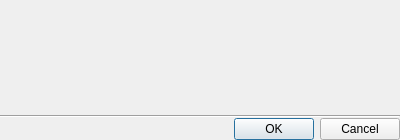
<?xml version="1.0" encoding="UTF-8"?>
<ui version="4.0">
 <class>CameraCredentialsDialog</class>
 <widget class="QDialog" name="CameraCredentialsDialog">
  <property name="windowModality">
   <enum>Qt::ApplicationModal</enum>
  </property>
  <property name="geometry">
   <rect>
    <x>0</x>
    <y>0</y>
    <width>400</width>
    <height>140</height>
   </rect>
  </property>
  <property name="windowTitle">
   <string>Authentication credentials</string>
  </property>
  <property name="modal">
   <bool>true</bool>
  </property>
  <layout class="QVBoxLayout" name="verticalLayout">
   <property name="spacing">
    <number>0</number>
   </property>
   <property name="leftMargin">
    <number>0</number>
   </property>
   <property name="topMargin">
    <number>0</number>
   </property>
   <property name="rightMargin">
    <number>0</number>
   </property>
   <property name="bottomMargin">
    <number>0</number>
   </property>
   <item>
    <widget class="QWidget" name="widget" native="true">
     <layout class="QVBoxLayout" name="verticalLayout_2">
      <item>
       <widget class="nx::client::desktop::InputField" name="loginInputField" native="true"/>
      </item>
      <item>
       <widget class="nx::client::desktop::InputField" name="passwordInputField" native="true"/>
      </item>
     </layout>
    </widget>
   </item>
   <item>
    <widget class="Line" name="line">
     <property name="orientation">
      <enum>Qt::Horizontal</enum>
     </property>
    </widget>
   </item>
   <item>
    <widget class="QDialogButtonBox" name="buttonBox">
     <property name="standardButtons">
      <set>QDialogButtonBox::Cancel|QDialogButtonBox::Ok</set>
     </property>
    </widget>
   </item>
  </layout>
 </widget>
 <customwidgets>
  <customwidget>
   <class>nx::client::desktop::InputField</class>
   <extends>QWidget</extends>
   <header location="global">nx/client/desktop/common/widgets/input_field.h</header>
   <container>1</container>
  </customwidget>
 </customwidgets>
 <resources/>
 <connections/>
</ui>
